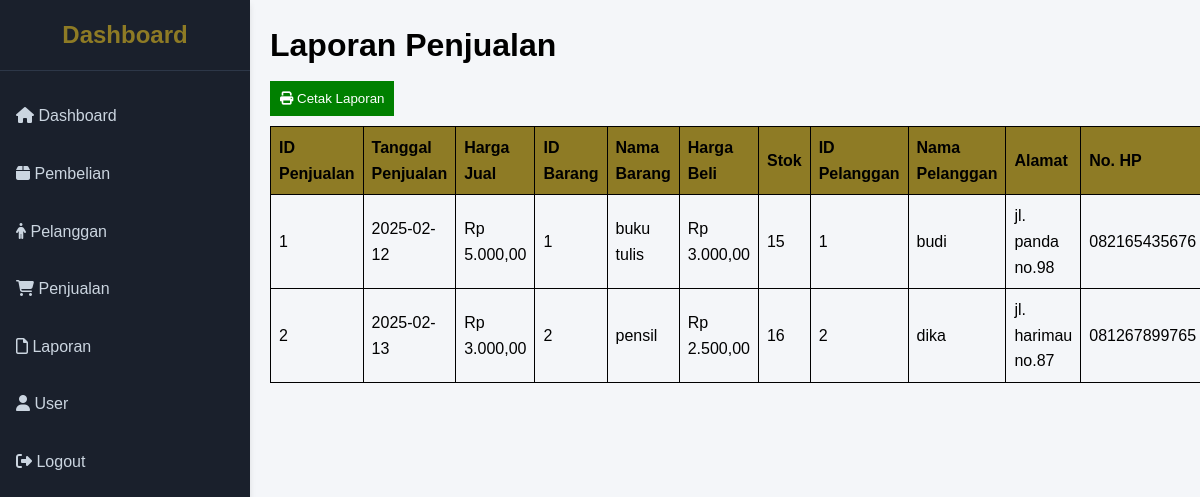
Screenshot of /public/laporan.php (signed in) with the database file from the repository.
### tables this page shows
CREATE TABLE `penjualan` (
  `id_penjualan` int(11) NOT NULL,
  `id_barang` int(11) NOT NULL,
  `id_pelanggan` int(11) NOT NULL,
  `stok` varchar(255) NOT NULL,
  `harga_jual` decimal(10,2) NOT NULL,
  `tanggal_penjualan` date NOT NULL
);

CREATE TABLE `barang` (
  `id_barang` int(11) NOT NULL,
  `nama_barang` varchar(255) NOT NULL,
  `harga_beli` decimal(10,2) NOT NULL,
  `tgl_pembelian` date NOT NULL,
  `stok` varchar(255) NOT NULL
);

CREATE TABLE `pelanggan` (
  `id_pelanggan` int(11) NOT NULL,
  `nama_pelanggan` varchar(255) NOT NULL,
  `alamat` varchar(255) NOT NULL,
  `no_hp` varchar(255) NOT NULL
);

### public/laporan.php (the view, shortened to what this page needs)
<?php
require_once __DIR__ . '/../app/database.php';
$query = "
SELECT
    t.id_penjualan,
    t.tanggal_penjualan,
    t.harga_jual,
    b.id_barang,
    b.nama_barang,
    b.harga_beli,
    b.stok,
    s.id_pelanggan,
    s.nama_pelanggan,
    s.alamat,
    s.no_hp
FROM penjualan t
JOIN barang b ON t.id_barang = b.id_barang
JOIN pelanggan s ON t.id_pelanggan = s.id_pelanggan
";
$stmt = $conn->prepare($query);
$stmt->execute();
$data = $stmt->fetchAll(PDO::FETCH_ASSOC);
$user = $_SESSION['user'];
?>
<!DOCTYPE html>
<html lang="en">
<head>
    <link rel="stylesheet" href="https://cdnjs.cloudflare.com/ajax/libs/font-awesome/6.4.0/css/all.min.css">
</head>
<body>
<div class="sidebar">
    <div class="header">
      <h2>Dashboard</h2>
    </div>
    <nav>
    <?php if ($user['role'] === 'admin') : ?>
        <a href="admin_dashboard.php"><i class="fas fa-home"></i> Dashboard</a>
    <?php else : ?>
        <a href="petugas_dashboard.php"><i class="fas fa-home"></i> Dashboard</a>
    <?php endif; ?>
      <a href="barang.php"><i class="fa-solid fa-box"></i> Pembelian</a>
      <a href="pelanggan.php"><i class="fa-solid fa-person"></i> Pelanggan</a>
      <a href="penjualan.php"><i class="fa-solid fa-cart-shopping"></i> Penjualan</a>
      <a href="laporan.php"><i class="fa-regular fa-file"></i> Laporan</a>
      <?php if ($user['role'] === 'admin') : ?>
      <a href="register.php"><i class="fa-solid fa-user"></i> User</a>
      <?php endif; ?>
      <a href="logout.php" class="logout"><i class="fas fa-sign-out-alt"></i> Logout</a>
    </nav>
    </div>
    <div class="content">
        <h1>Laporan Penjualan</h1>
        <button class="print-btn" onclick="window.print()"><i class="fas fa-print"></i> Cetak Laporan</button>
        <table>
        <thead>
            <tr>
                <th>ID Penjualan</th>
                <th>Tanggal Penjualan</th>
                <th>Harga Jual</th>
                <th>ID Barang</th>
                <th>Nama Barang</th>
                <th>Harga Beli</th>
                <th>Stok</th>
                <th>ID Pelanggan</th>
                <th>Nama Pelanggan</th>
                <th>Alamat</th>
                <th>No. HP</th>
            </tr>
        </thead>
        <tbody>
            <?php foreach ($data as $row): ?>
                <tr>
                    <td><?= htmlspecialchars($row['id_penjualan']) ?></td>
                    <td><?= htmlspecialchars($row['tanggal_penjualan']) ?></td>
                    <td>Rp <?= htmlspecialchars(number_format($row['harga_jual'], 2, ',', '.')) ?></td>
                    <td><?= htmlspecialchars($row['id_barang']) ?></td>
                    <td><?= htmlspecialchars($row['nama_barang']) ?></td>
                    <td>Rp <?= htmlspecialchars(number_format($row['harga_beli'], 2, ',', '.')) ?></td>
                    <td><?= htmlspecialchars($row['stok']) ?></td>
                    <td><?= htmlspecialchars($row['id_pelanggan']) ?></td>
                    <td><?= htmlspecialchars($row['nama_pelanggan']) ?></td>
                    <td><?= htmlspecialchars($row['alamat']) ?></td>
                    <td><?= htmlspecialchars($row['no_hp']) ?></td>
                </tr>
            <?php endforeach; ?>
        </tbody>
    </table>
    </div>
</body>
</html>

### public/laporan.php (style rules this page uses)
* { margin: 0; padding: 0; box-sizing: border-box; }
body { font-family: sans-serif; background-color: #f4f6f9; line-height: 1.6; }
.sidebar { width: 250px; height: 100vh; background-color: #1a202c; box-shadow: 0 4px 6px rgba(0, 0, 0, 0.1); position: fixed; left: 0; top: 0; }
.sidebar .header { padding: 1rem; text-align: center; border-bottom: 1px solid #2d3748; }
.sidebar .header h2 { color: rgb(142, 123, 37); font-size: 1.5rem; font-weight: bold; }
.sidebar nav { margin-top: 1rem; }
.sidebar nav a { display: block; padding: 1rem; color: #cbd5e0; text-decoration: none; transition: background 0.3s, color 0.3s; }
.content { margin-left: 250px; padding: 20px; transition: margin-left 0.3s; }
table { border-collapse: collapse; width: 100%; }
table, th, td { border: 1px solid #000; }
th, td { padding: 8px; text-align: left; }
th { background-color: rgb(142, 123, 37); }
.print-btn { margin: 10px 0; padding: 10px; background: green; color: white; border: none; cursor: pointer; }

### rows the page displays
penjualan: id_penjualan "1", tanggal_penjualan "2025-02-12", harga_jual "5.000,00", id_barang.id_barang "1", id_barang.nama_barang "buku tulis", id_barang.harga_beli "3.000,00", id_barang.stok "15", id_pelanggan.id_pelanggan "1", id_pelanggan.nama_pelanggan "budi", id_pelanggan.alamat "jl. panda no.98", id_pelanggan.no_hp "082165435676"
penjualan: id_penjualan "2", tanggal_penjualan "2025-02-13", harga_jual "3.000,00", id_barang.id_barang "2", id_barang.nama_barang "pensil", id_barang.harga_beli "2.500,00", id_barang.stok "16", id_pelanggan.id_pelanggan "2", id_pelanggan.nama_pelanggan "dika", id_pelanggan.alamat "jl. harimau no.87", id_pelanggan.no_hp "081267899765"
